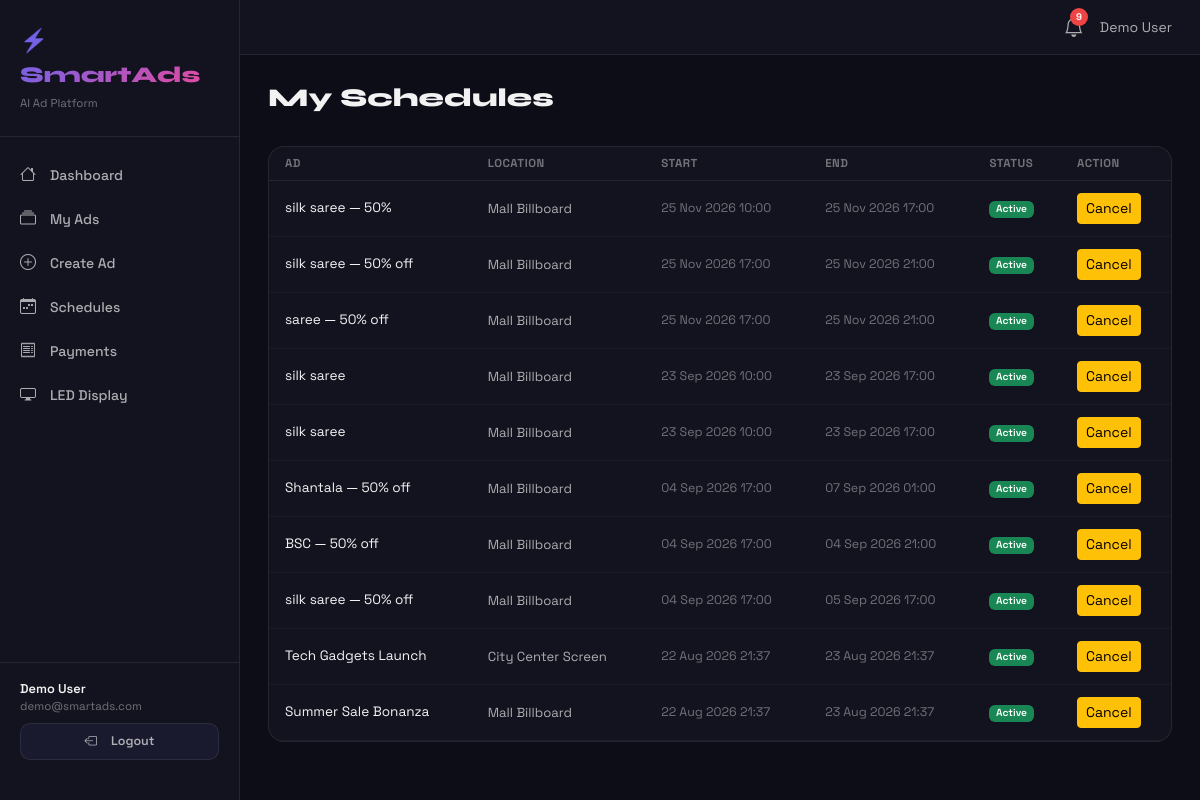
Screenshot of /schedule/ (signed in) with the database file from the repository.
### app/models/user.py (models this page shows, shortened)
class User(UserMixin, db.Model):
    __tablename__ = 'users'
    id            = db.Column(db.Integer, primary_key=True)
    name          = db.Column(db.String(120), nullable=False)
    email         = db.Column(db.String(150), unique=True, nullable=False, index=True)
    password_hash = db.Column(db.String(256), nullable=False)
    role          = db.Column(db.String(20), default='user')
    is_active     = db.Column(db.Boolean, default=True)
    created_at    = db.Column(db.DateTime, default=datetime.utcnow)
    last_login    = db.Column(db.DateTime, nullable=True)
    advertisements = db.relationship('Advertisement', backref='owner', lazy='dynamic', foreign_keys='Advertisement.user_id')
    payments       = db.relationship('Payment', backref='user', lazy='dynamic')
    schedules      = db.relationship('AdSchedule', backref='user', lazy='dynamic', foreign_keys='AdSchedule.user_id')
    notifications  = db.relationship('Notification', backref='user', lazy='dynamic')
    videos         = db.relationship('AdVideo', backref='user', lazy='dynamic')
    def is_admin(self): return self.role == 'admin'

### app/models/schedule.py (models this page shows)
class AdSchedule(db.Model):
    __tablename__    = 'ad_schedules'
    id               = db.Column(db.Integer, primary_key=True)
    ad_id            = db.Column(db.Integer, db.ForeignKey('advertisements.id'), nullable=False, index=True)
    user_id          = db.Column(db.Integer, db.ForeignKey('users.id'), nullable=False)
    location         = db.Column(db.String(100), nullable=False)
    start_time       = db.Column(db.DateTime, nullable=False)
    end_time         = db.Column(db.DateTime, nullable=False)
    duration_seconds = db.Column(db.Integer, default=30)
    is_active        = db.Column(db.Boolean, default=True)
    created_at       = db.Column(db.DateTime, default=datetime.utcnow)

### app/models/ad.py (models this page shows, shortened)
class Advertisement(db.Model):
    __tablename__  = 'advertisements'
    id             = db.Column(db.Integer, primary_key=True)
    user_id        = db.Column(db.Integer, db.ForeignKey('users.id'), nullable=False, index=True)
    title          = db.Column(db.String(200), nullable=False)
    product_name   = db.Column(db.String(150), nullable=False)
    category       = db.Column(db.String(80), nullable=False)
    offer          = db.Column(db.String(200), nullable=True)
    description    = db.Column(db.Text, nullable=True)
    location       = db.Column(db.String(100), nullable=True)
    ad_format      = db.Column(db.String(20), default='poster')   # NEW: poster | video
    amount_paid    = db.Column(db.Float, default=0.0)              # NEW: actual cost paid
    generated_text = db.Column(db.Text, nullable=True)
    slogans        = db.Column(db.Text, nullable=True)
    template_style = db.Column(db.String(50), default='modern')
    theme_color    = db.Column(db.String(20), default='#6366f1')
    media_filename = db.Column(db.String(300), nullable=True)
    media_type     = db.Column(db.String(20), nullable=True)
    ad_type        = db.Column(db.String(20), default='ai_generated')
    status         = db.Column(db.String(20), default='draft')
    admin_notes    = db.Column(db.Text, nullable=True)
    payment_status = db.Column(db.String(20), default='unpaid')
    engagement_score = db.Column(db.Integer, default=0)
    created_at     = db.Column(db.DateTime, default=datetime.utcnow)
    updated_at     = db.Column(db.DateTime, default=datetime.utcnow, onupdate=datetime.utcnow)
    approved_at    = db.Column(db.DateTime, nullable=True)
    schedules = db.relationship('AdSchedule', backref='advertisement', lazy='dynamic', cascade='all, delete-orphan')
    payments  = db.relationship('Payment', backref='advertisement', lazy='dynamic')
    videos    = db.relationship('AdVideo', backref='advertisement', lazy='dynamic')

### app/routes/schedule.py (the view)
@schedule_bp.route('/')
@login_required
def index():
    schedules = AdSchedule.query.filter_by(user_id=current_user.id)\
                .order_by(AdSchedule.created_at.desc()).all()
    return render_template('schedule/index.html', schedules=schedules)

### app/models/user.py (called while the page is built)
@login_manager.user_loader
def load_user(uid): return User.query.get(int(uid))

### app/templates/schedule/index.html
{% extends 'base.html' %}{% block title %}Schedules{% endblock %}
{% block content %}
<div class="d-flex justify-content-between mb-4"><h1 class="page-title">My Schedules</h1></div>
<div class="card-modern p-0 overflow-hidden">
{% if schedules %}
<table class="table-dark-custom"><thead><tr><th>Ad</th><th>Location</th><th>Start</th><th>End</th><th>Status</th><th>Action</th></tr></thead>
<tbody>{% for s in schedules %}<tr>
<td style="color:var(--text);font-size:.85rem">{{ s.advertisement.title[:35] if s.advertisement else '—' }}</td>
<td style="color:var(--text-secondary);font-size:.82rem">{{ s.location }}</td>
<td style="color:var(--text-muted);font-size:.78rem">{{ s.start_time.strftime('%d %b %Y %H:%M') }}</td>
<td style="color:var(--text-muted);font-size:.78rem">{{ s.end_time.strftime('%d %b %Y %H:%M') }}</td>
<td><span class="badge bg-{{ 'success' if s.is_active else 'secondary' }}">{{ 'Active' if s.is_active else 'Inactive' }}</span></td>
<td>{% if s.is_active %}<form method="POST" action="{{ url_for('schedule.cancel', sched_id=s.id) }}" style="display:inline">
<button type="submit" class="btn btn-sm btn-warning">Cancel</button></form>{% endif %}</td>
</tr>{% endfor %}</tbody></table>
{% else %}<div style="padding:60px;text-align:center;color:var(--text-muted)"><i class="bi bi-calendar" style="font-size:3rem;display:block;margin-bottom:12px"></i>No schedules yet.</div>{% endif %}
</div>{% endblock %}

### app/templates/base.html (shortened to what this page needs)
<!DOCTYPE html>
<html lang="en">
<head>
<link href="https://cdn.jsdelivr.net/npm/bootstrap@5.3.2/dist/css/bootstrap.min.css" rel="stylesheet">
<link href="https://cdn.jsdelivr.net/npm/bootstrap-icons@1.11.3/font/bootstrap-icons.css" rel="stylesheet">
</head>
<body>
<div class="sidebar">
  <div class="sidebar-brand">
    <div class="brand-logo">⚡ SmartAds</div>
    <div style="font-size:.72rem;color:var(--text-muted);margin-top:4px">AI Ad Platform</div>
  </div>
  <nav>
    <div class="nav-item"><a href="{{ url_for('dashboard.home') }}"><i class="bi bi-house"></i>Dashboard</a></div>
    <div class="nav-item"><a href="{{ url_for('ads.list_ads') }}"><i class="bi bi-collection"></i>My Ads</a></div>
    <div class="nav-item"><a href="{{ url_for('ads.create') }}"><i class="bi bi-plus-circle"></i>Create Ad</a></div>
    <div class="nav-item"><a href="{{ url_for('schedule.index') }}"><i class="bi bi-calendar-week"></i>Schedules</a></div>
    <div class="nav-item"><a href="{{ url_for('payment.history') }}"><i class="bi bi-receipt"></i>Payments</a></div>
    <div class="nav-item"><a href="{{ url_for('display.index') }}"><i class="bi bi-display"></i>LED Display</a></div>
  </nav>
  {% if current_user.is_authenticated %}
  <div style="margin-top:auto;padding:16px 20px;border-top:1px solid var(--border)">
    <div style="font-size:.8rem;font-weight:600;color:var(--text)">{{ current_user.name }}</div>
    <div style="font-size:.72rem;color:var(--text-muted)">{{ current_user.email }}</div>
    <a href="{{ url_for('auth.logout') }}" class="btn-surface mt-2 w-100" style="justify-content:center;font-size:.78rem">
      <i class="bi bi-box-arrow-left me-2"></i>Logout</a>
  </div>
  {% endif %}
</div>
<div class="main-content">
  <div class="topbar">
    {% if current_user.is_authenticated %}
    <div class="d-flex align-items-center gap-3">
      <a href="{{ url_for('notifications.index') }}" style="position:relative;color:var(--text-secondary);text-decoration:none">
        <i class="bi bi-bell fs-5"></i>
        <span id="notif-count" class="notif-badge d-none">0</span>
      </a>
      <div style="font-size:.875rem;color:var(--text-secondary)">
        {{ current_user.name }}
      </div>
    </div>
    {% endif %}
  </div>
  <div class="content-area">
    {% block content %}{% endblock %}
  </div>
</div>
</body>
</html>

### app/templates/base.html (style rules this page uses)
:root { --bg:#0d0d18;--bg-card:#13131f;--bg-elevated:#1a1a2e;--border:rgba(255,255,255,.08); --text:rgba(255,255,255,.95);--text-secondary:rgba(255,255,255,.65);--text-muted:rgba(255,255,255,.4); --accent:#6366f1;--accent-glow:rgba(99,102,241,.15);--success:#10b981;--danger:#ef4444; --warning:#f59e0b;--info:#06b6d4;--font-sans:'Space Grotesk',sans-serif; }
* { box-sizing:border-box;margin:0;padding:0; }
body { background:var(--bg);color:var(--text);font-family:var(--font-sans);min-height:100vh; }
.sidebar { width:240px;background:var(--bg-card);border-right:1px solid var(--border); position:fixed;top:0;left:0;height:100vh;z-index:100;display:flex;flex-direction:column;padding:24px 0;overflow-y:auto; }
.sidebar-brand { padding:0 20px 24px;border-bottom:1px solid var(--border);margin-bottom:16px; }
.brand-logo { font-family:'Syne',sans-serif;font-size:1.4rem;font-weight:800; background:linear-gradient(135deg,#6366f1,#ec4899);-webkit-background-clip:text;-webkit-text-fill-color:transparent; }
.nav-item a { display:flex;align-items:center;gap:10px;padding:10px 20px;color:var(--text-secondary); text-decoration:none;transition:all .2s;font-size:.875rem;font-weight:500; }
.nav-item a i { font-size:1rem;width:20px; }
.main-content { margin-left:240px;min-height:100vh; }
.topbar { background:var(--bg-card);border-bottom:1px solid var(--border);padding:12px 28px; display:flex;align-items:center;justify-content:space-between;position:sticky;top:0;z-index:99; }
.content-area { padding:28px; }
.page-title { font-family:'Syne',sans-serif;font-size:1.6rem;font-weight:800;color:var(--text); }
.card-modern { background:var(--bg-card);border:1px solid var(--border);border-radius:16px;padding:24px;transition:all .2s; }
.btn-surface { background:var(--bg-elevated);border:1px solid var(--border);color:var(--text-secondary); padding:8px 16px;border-radius:10px;font-weight:600;font-family:var(--font-sans);cursor:pointer; transition:all .2s;text-decoration:none;display:inline-flex;align-items:center;gap:6px; }
.badge { font-family:var(--font-sans);font-weight:600; }
.table-dark-custom { width:100%;border-collapse:collapse; }
.table-dark-custom th { font-size:.72rem;font-weight:700;text-transform:uppercase;letter-spacing:.5px; color:var(--text-muted);padding:8px 16px;border-bottom:1px solid var(--border); }
.table-dark-custom td { padding:12px 16px;border-bottom:1px solid rgba(255,255,255,.04);font-size:.85rem;color:var(--text-secondary); }
.notif-badge { background:#ef4444;color:white;border-radius:50%;width:18px;height:18px; font-size:.6rem;font-weight:700;display:inline-flex;align-items:center;justify-content:center; position:absolute;top:-4px;right:-4px; }

### rows the page displays
User: name "Demo User", email "demo@smartads.com"
AdSchedule: advertisement "silk saree — 50%", location "Mall Billboard", start_time "25 Nov 2026 10:00", end_time "25 Nov 2026 17:00", is_active "Active"
AdSchedule: advertisement "silk saree — 50% off", location "Mall Billboard", start_time "25 Nov 2026 17:00", end_time "25 Nov 2026 21:00", is_active "Active"
AdSchedule: advertisement "saree — 50% off", location "Mall Billboard", start_time "25 Nov 2026 17:00", end_time "25 Nov 2026 21:00", is_active "Active"
AdSchedule: advertisement "silk saree", location "Mall Billboard", start_time "23 Sep 2026 10:00", end_time "23 Sep 2026 17:00", is_active "Active"
AdSchedule: advertisement "silk saree", location "Mall Billboard", start_time "23 Sep 2026 10:00", end_time "23 Sep 2026 17:00", is_active "Active"
AdSchedule: advertisement "Shantala — 50% off", location "Mall Billboard", start_time "04 Sep 2026 17:00", end_time "07 Sep 2026 01:00", is_active "Active"
AdSchedule: advertisement "BSC — 50% off", location "Mall Billboard", start_time "04 Sep 2026 17:00", end_time "04 Sep 2026 21:00", is_active "Active"
AdSchedule: advertisement "silk saree — 50% off", location "Mall Billboard", start_time "04 Sep 2026 17:00", end_time "05 Sep 2026 17:00", is_active "Active"
AdSchedule: advertisement "Tech Gadgets Launch", location "City Center Screen", start_time "22 Aug 2026 21:37", end_time "23 Aug 2026 21:37", is_active "Active"
AdSchedule: advertisement "Summer Sale Bonanza", location "Mall Billboard", start_time "22 Aug 2026 21:37", end_time "23 Aug 2026 21:37", is_active "Active"
